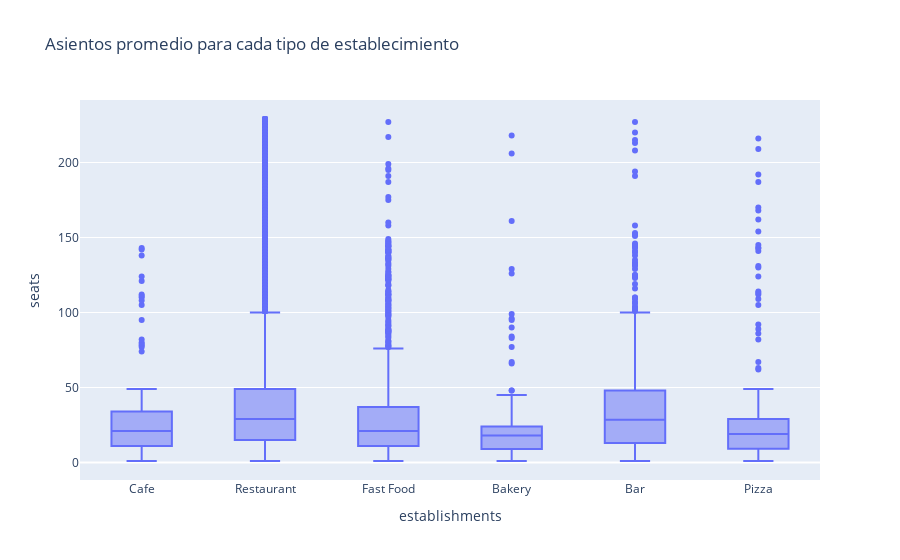

Source (notebook cell):
### Code cell
#graficando el numero de asientos para cada tipo de establecimiento
px.box(rest_data, x="establishments", y="seats", title="Asientos promedio para cada tipo de establecimiento")

### Figure 1 — Plotly figure (JSON) as saved in the notebook; plotly's stock layout.template omitted (floating-point values rounded to 4 significant figures; data arrays with more than 128 entries replaced by an {"elided": "..."} marker saying what was removed)
{"data": [{"alignmentgroup": "True", "hovertemplate": "establishments=%{x}<br>seats=%{y}<extra></extra>", "legendgroup": "", "marker": {"color": "#636efa"}, "name": "", "notched": false, "offsetgroup": "", "orientation": "v", "showlegend": false, "type": "box", "x": {"elided": "9648 str values"}, "x0": " ", "xaxis": "x", "y": {"elided": "9648 int values"}, "y0": " ", "yaxis": "y"}], "layout": {"boxmode": "group", "legend": {"tracegroupgap": 0}, "title": {"text": "Asientos promedio para cada tipo de establecimiento"}, "xaxis": {"anchor": "y", "domain": [0, 1], "title": {"text": "establishments"}}, "yaxis": {"anchor": "x", "domain": [0, 1], "title": {"text": "seats"}}}}
